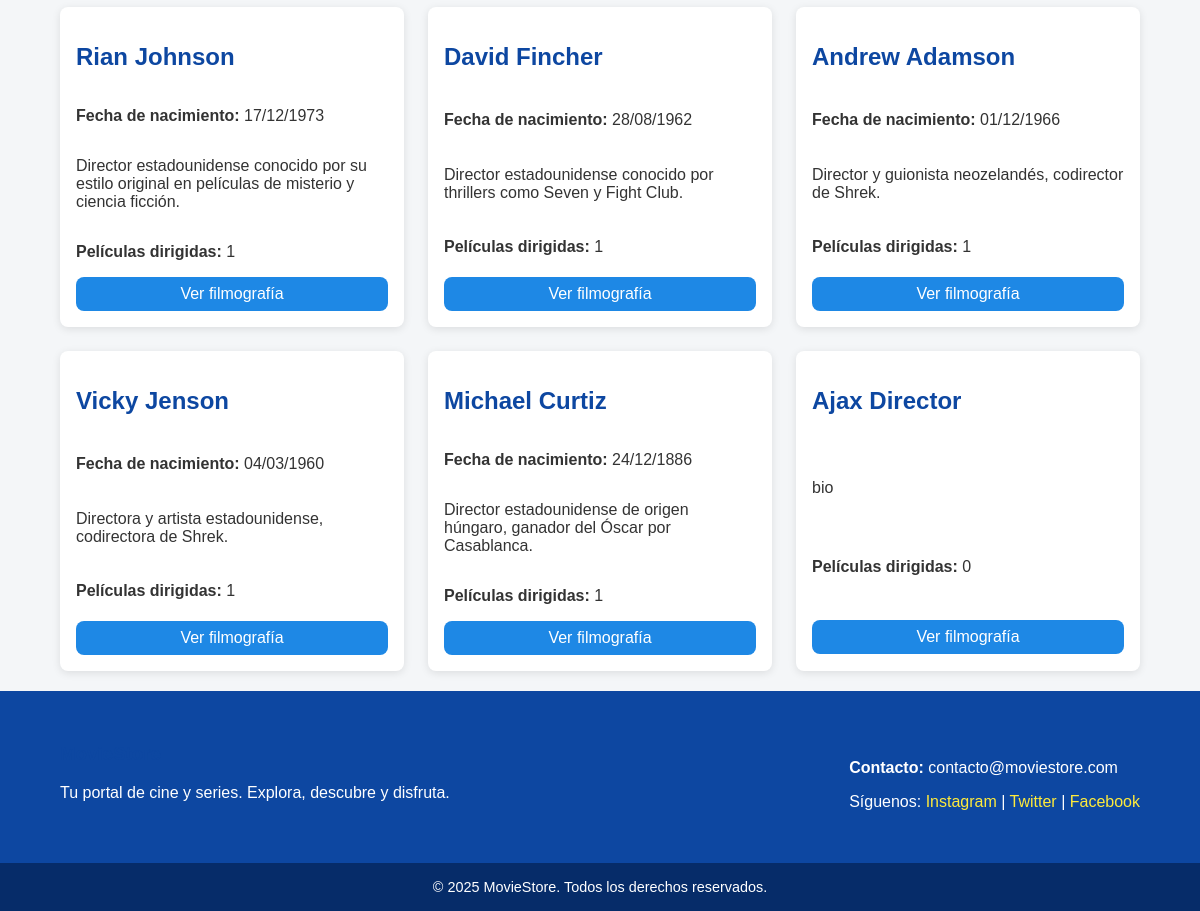
/directors/ (lower part), run on an earlier commit of the app's database.
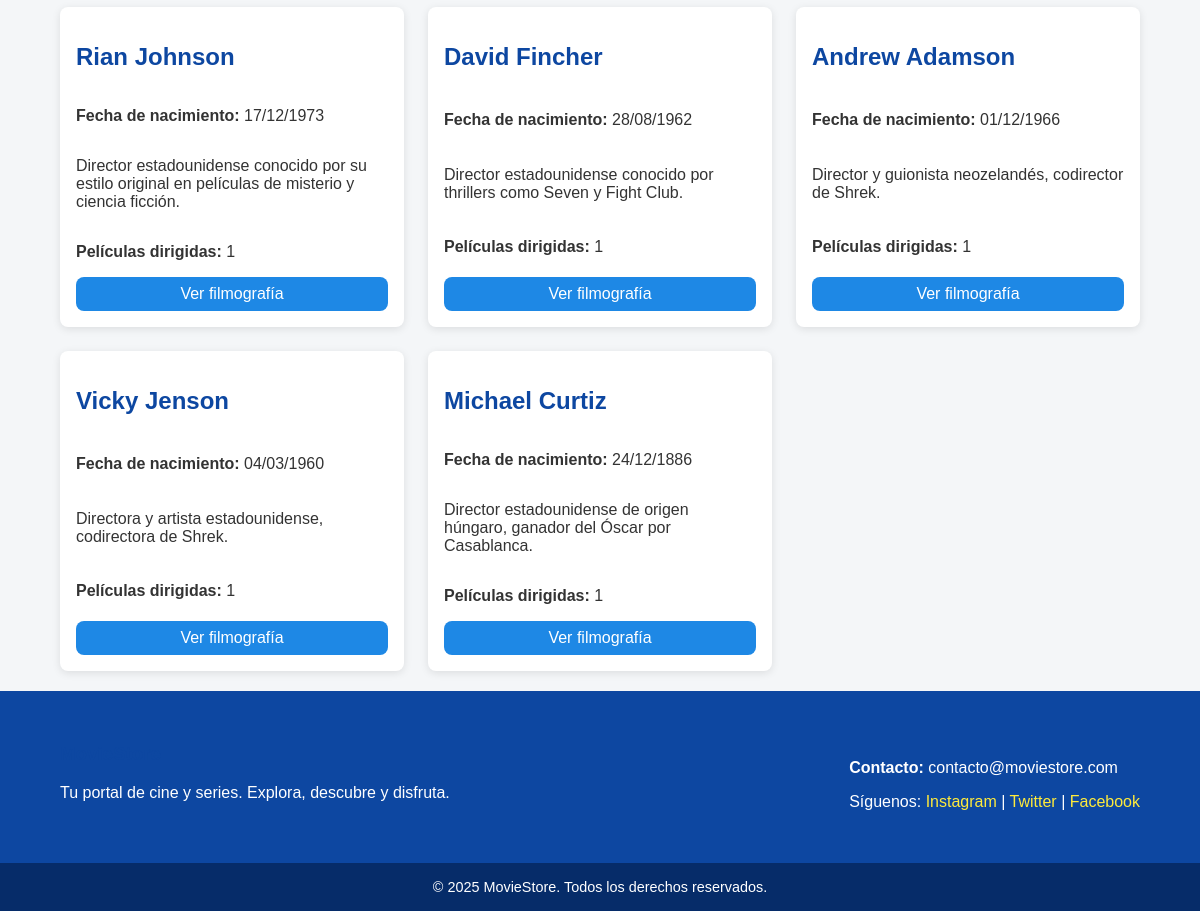
And on a later commit of the database.
### movies/models.py (models this page shows, shortened)
class Director(models.Model):
    name = models.CharField(max_length=100)
    biography = models.TextField()
    birth_date = models.DateField(null=True, blank=True)

### movies/views.py (the view)
# urls.py: path('directors/', views.director_list, name='director_list'),
def director_list(request):
    directors = Director.objects.all()
    return render(request, 'movies/director_list.html', {'directors': directors})

### movies/templates/movies/director_list.html (shortened to what this page needs)
{% extends 'movies/base.html' %}
{% block content %}
    <div class="director-grid movie-grid">
        {% for director in directors %}
            <div class="card">
                <h2>{{ director.name }}</h2>
                {% if director.birth_date %}
                    <p><strong>Fecha de nacimiento:</strong> {{ director.birth_date|date:"d/m/Y" }}</p>
                {% endif %}
                {% if director.biography %}
                    <p>{{ director.biography|truncatewords:50 }}</p>
                {% endif %}
                <p><strong>Películas dirigidas:</strong> {{ director.movies.count }}</p>
                <a href="{% url 'movies:director_detail' director.pk %}" class="button">Ver filmografía</a>
            </div>
        {% empty %}
            <p>No hay directores disponibles.</p>
        {% endfor %}
    </div>
{% endblock %}

What changed in the data, as far as the page shows it:
removed Director: name "Ajax Director", biography "bio", movies.count "0"
